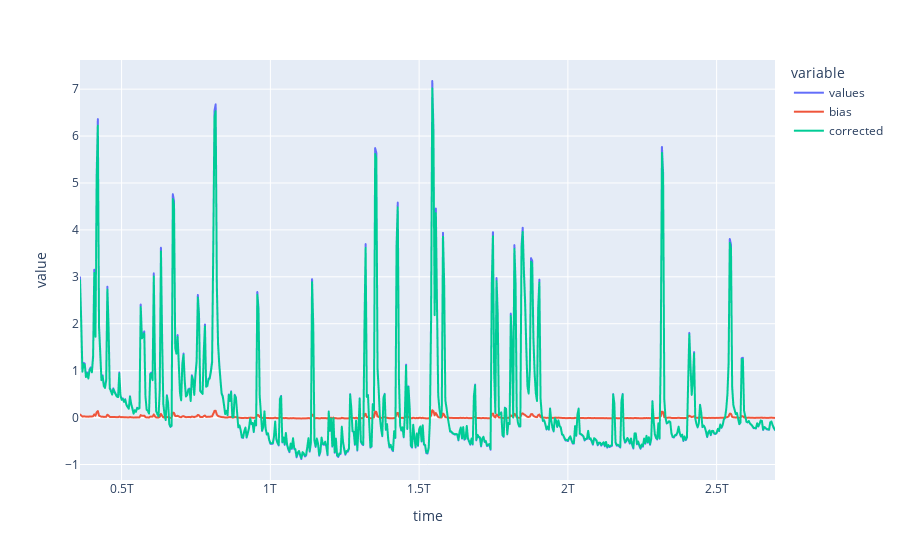

The code cell stored with this chart in its notebook:
### Markdown cell above
Filtrage des hautes fréquences et suppression du biais :

### Code cell
if (tools.NOISE_FREQ is None):
    newdf['corrected'] = newdf['values'] - newdf['bias']
else :
    newdf['corrected'] = tools.butter_lowpass_filter(newdf['values'], tools.NOISE_FREQ, 1/tools.PERIOD*1000) # on perd la hauteur relative entre les pics parfois
    newdf['corrected'] = newdf['corrected'] - newdf['bias']
newdf.plot()

### Figure 1 — Plotly figure (JSON) as saved in the notebook; plotly's stock layout.template omitted (floating-point values rounded to 4 significant figures; data arrays with more than 128 entries replaced by an {"elided": "..."} marker saying what was removed)
{"data": [{"hovertemplate": "variable=values<br>time=%{x}<br>value=%{y}<extra></extra>", "legendgroup": "values", "line": {"color": "#636efa", "dash": "solid"}, "mode": "lines", "name": "values", "showlegend": true, "type": "scattergl", "x": {"elided": "585 int values"}, "xaxis": "x", "y": {"elided": "585 float values"}, "yaxis": "y"}, {"hovertemplate": "variable=bias<br>time=%{x}<br>value=%{y}<extra></extra>", "legendgroup": "bias", "line": {"color": "#EF553B", "dash": "solid"}, "mode": "lines", "name": "bias", "showlegend": true, "type": "scattergl", "x": {"elided": "585 int values"}, "xaxis": "x", "y": {"elided": "585 float values"}, "yaxis": "y"}, {"hovertemplate": "variable=corrected<br>time=%{x}<br>value=%{y}<extra></extra>", "legendgroup": "corrected", "line": {"color": "#00cc96", "dash": "solid"}, "mode": "lines", "name": "corrected", "showlegend": true, "type": "scattergl", "x": {"elided": "585 int values"}, "xaxis": "x", "y": {"elided": "585 float values"}, "yaxis": "y"}], "layout": {"legend": {"title": {"text": "variable"}, "tracegroupgap": 0}, "margin": {"t": 60}, "xaxis": {"anchor": "y", "domain": [0, 1], "title": {"text": "time"}}, "yaxis": {"anchor": "x", "domain": [0, 1], "title": {"text": "value"}}}}
